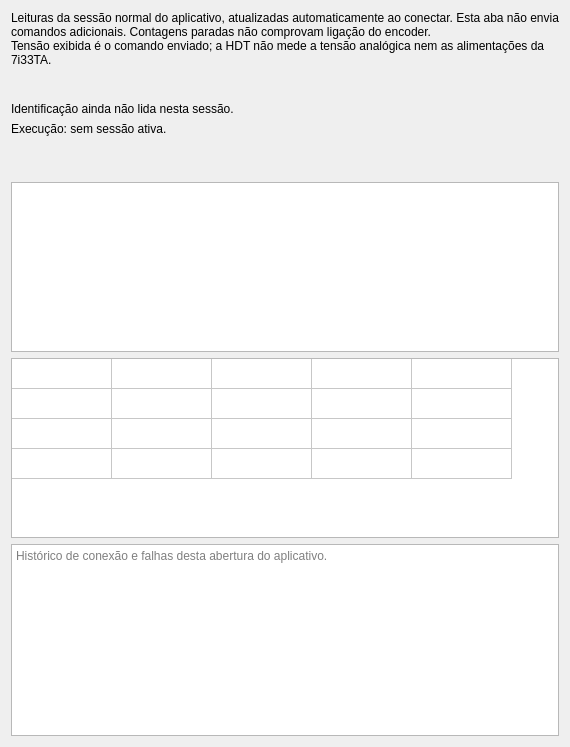
      <widget class="QWidget" name="hdtDiagnostics">
       <property name="sizePolicy">
        <sizepolicy hsizetype="Preferred" vsizetype="Preferred">
         <horstretch>0</horstretch>
         <verstretch>0</verstretch>
        </sizepolicy>
       </property>
       <property name="windowTitle">
        <string />
       </property>
       <layout class="QVBoxLayout" name="element19">
        <property name="spacing">
         <number>6</number>
        </property>
        <item>
         <widget class="QLabel" name="element20">
          <property name="sizePolicy">
           <sizepolicy hsizetype="Preferred" vsizetype="Preferred">
            <horstretch>0</horstretch>
            <verstretch>0</verstretch>
           </sizepolicy>
          </property>
          <property name="windowTitle">
           <string />
          </property>
          <property name="text">
           <string>Leituras da sessão normal do aplicativo, atualizadas automaticamente ao conectar. Esta aba não envia comandos adicionais. Contagens paradas não comprovam ligação do encoder.
Tensão exibida é o comando enviado; a HDT não mede a tensão analógica nem as alimentações da 7i33TA.</string>
          </property>
          <property name="alignment">
           <set>Qt::AlignLeading|Qt::AlignVCenter</set>
          </property>
          <property name="wordWrap">
           <bool>true</bool>
          </property>
         </widget>
        </item>
        <item>
         <widget class="QLabel" name="diagState">
          <property name="sizePolicy">
           <sizepolicy hsizetype="Preferred" vsizetype="Preferred">
            <horstretch>0</horstretch>
            <verstretch>0</verstretch>
           </sizepolicy>
          </property>
          <property name="windowTitle">
           <string />
          </property>
          <property name="styleSheet">
           <string notr="true">font-size:15pt; color:#d3a64e;</string>
          </property>
          <property name="text">
           <string />
          </property>
          <property name="alignment">
           <set>Qt::AlignLeading|Qt::AlignVCenter</set>
          </property>
          <property name="wordWrap">
           <bool>true</bool>
          </property>
         </widget>
        </item>
        <item>
         <widget class="QLabel" name="diagIdentity">
          <property name="sizePolicy">
           <sizepolicy hsizetype="Preferred" vsizetype="Preferred">
            <horstretch>0</horstretch>
            <verstretch>0</verstretch>
           </sizepolicy>
          </property>
          <property name="windowTitle">
           <string />
          </property>
          <property name="text">
           <string>Identificação ainda não lida nesta sessão.</string>
          </property>
          <property name="textFormat">
           <enum>Qt::PlainText</enum>
          </property>
          <property name="alignment">
           <set>Qt::AlignLeading|Qt::AlignVCenter</set>
          </property>
          <property name="wordWrap">
           <bool>true</bool>
          </property>
          <property name="textInteractionFlags">
           <set>Qt::TextSelectableByMouse</set>
          </property>
         </widget>
        </item>
        <item>
         <widget class="QLabel" name="diagRuntime">
          <property name="text">
           <string>Execução: sem sessão ativa.</string>
          </property>
          <property name="wordWrap">
           <bool>true</bool>
          </property>
          <property name="textFormat">
           <enum>Qt::PlainText</enum>
          </property>
         </widget>
        </item>
        <item>
         <widget class="QLabel" name="diagTiming">
          <property name="wordWrap">
           <bool>true</bool>
          </property>
          <property name="textFormat">
           <enum>Qt::PlainText</enum>
          </property>
          <property name="sizePolicy">
           <sizepolicy hsizetype="Preferred" vsizetype="Preferred">
            <horstretch>0</horstretch>
            <verstretch>0</verstretch>
           </sizepolicy>
          </property>
          <property name="windowTitle">
           <string />
          </property>
          <property name="text">
           <string />
          </property>
          <property name="alignment">
           <set>Qt::AlignLeading|Qt::AlignVCenter</set>
          </property>
         </widget>
        </item>
        <item>
         <widget class="QLabel" name="diagWatchdog">
          <property name="sizePolicy">
           <sizepolicy hsizetype="Preferred" vsizetype="Preferred">
            <horstretch>0</horstretch>
            <verstretch>0</verstretch>
           </sizepolicy>
          </property>
          <property name="windowTitle">
           <string />
          </property>
          <property name="text">
           <string />
          </property>
          <property name="alignment">
           <set>Qt::AlignLeading|Qt::AlignVCenter</set>
          </property>
         </widget>
        </item>
        <item>
         <widget class="QTableWidget" name="diagModules">
          <property name="sizePolicy">
           <sizepolicy hsizetype="Expanding" vsizetype="Expanding">
            <horstretch>0</horstretch>
            <verstretch>0</verstretch>
           </sizepolicy>
          </property>
          <property name="maximumSize">
           <size>
            <width>16777215</width>
            <height>170</height>
           </size>
          </property>
          <property name="windowTitle">
           <string />
          </property>
          <property name="editTriggers">
           <set>QAbstractItemView::NoEditTriggers</set>
          </property>
          <property name="selectionBehavior">
           <enum>QAbstractItemView::SelectRows</enum>
          </property>
          <property name="wordWrap">
           <bool>true</bool>
          </property>
          <property name="rowCount">
           <number>0</number>
          </property>
          <property name="columnCount">
           <number>5</number>
          </property>
          <attribute name="horizontalHeaderVisible">
           <bool>false</bool>
          </attribute>
          <attribute name="horizontalHeaderCascadingSectionResizes">
           <bool>false</bool>
          </attribute>
          <attribute name="horizontalHeaderMinimumSectionSize">
           <number>47</number>
          </attribute>
          <attribute name="horizontalHeaderDefaultSectionSize">
           <number>100</number>
          </attribute>
          <attribute name="horizontalHeaderHighlightSections">
           <bool>true</bool>
          </attribute>
          <attribute name="horizontalHeaderStretchLastSection">
           <bool>false</bool>
          </attribute>
          <attribute name="verticalHeaderVisible">
           <bool>false</bool>
          </attribute>
          <attribute name="verticalHeaderCascadingSectionResizes">
           <bool>false</bool>
          </attribute>
          <attribute name="verticalHeaderMinimumSectionSize">
           <number>21</number>
          </attribute>
          <attribute name="verticalHeaderDefaultSectionSize">
           <number>30</number>
          </attribute>
          <attribute name="verticalHeaderHighlightSections">
           <bool>true</bool>
          </attribute>
          <attribute name="verticalHeaderStretchLastSection">
           <bool>false</bool>
          </attribute>
          <column />
          <column />
          <column />
          <column />
          <column />
         </widget>
        </item>
        <item>
         <widget class="QTableWidget" name="diagEncoders">
          <property name="sizePolicy">
           <sizepolicy hsizetype="Expanding" vsizetype="Expanding">
            <horstretch>0</horstretch>
            <verstretch>0</verstretch>
           </sizepolicy>
          </property>
          <property name="maximumSize">
           <size>
            <width>16777215</width>
            <height>180</height>
           </size>
          </property>
          <property name="windowTitle">
           <string />
          </property>
          <property name="editTriggers">
           <set>QAbstractItemView::NoEditTriggers</set>
          </property>
          <property name="selectionBehavior">
           <enum>QAbstractItemView::SelectRows</enum>
          </property>
          <property name="wordWrap">
           <bool>true</bool>
          </property>
          <property name="rowCount">
           <number>4</number>
          </property>
          <property name="columnCount">
           <number>5</number>
          </property>
          <attribute name="horizontalHeaderVisible">
           <bool>false</bool>
          </attribute>
          <attribute name="horizontalHeaderCascadingSectionResizes">
           <bool>false</bool>
          </attribute>
          <attribute name="horizontalHeaderMinimumSectionSize">
           <number>47</number>
          </attribute>
          <attribute name="horizontalHeaderDefaultSectionSize">
           <number>100</number>
          </attribute>
          <attribute name="horizontalHeaderHighlightSections">
           <bool>true</bool>
          </attribute>
          <attribute name="horizontalHeaderStretchLastSection">
           <bool>false</bool>
          </attribute>
          <attribute name="verticalHeaderVisible">
           <bool>false</bool>
          </attribute>
          <attribute name="verticalHeaderCascadingSectionResizes">
           <bool>false</bool>
          </attribute>
          <attribute name="verticalHeaderMinimumSectionSize">
           <number>24</number>
          </attribute>
          <attribute name="verticalHeaderDefaultSectionSize">
           <number>30</number>
          </attribute>
          <attribute name="verticalHeaderHighlightSections">
           <bool>true</bool>
          </attribute>
          <attribute name="verticalHeaderStretchLastSection">
           <bool>false</bool>
          </attribute>
          <row />
          <row />
          <row />
          <row />
          <column />
          <column />
          <column />
          <column />
          <column />
         </widget>
        </item>
        <item>
         <widget class="QPlainTextEdit" name="diagLog">
          <property name="sizePolicy">
           <sizepolicy hsizetype="Expanding" vsizetype="Expanding">
            <horstretch>0</horstretch>
            <verstretch>0</verstretch>
           </sizepolicy>
          </property>
          <property name="windowTitle">
           <string />
          </property>
          <property name="readOnly">
           <bool>true</bool>
          </property>
          <property name="textInteractionFlags">
           <set>Qt::TextSelectableByMouse</set>
          </property>
          <property name="maximumBlockCount">
           <number>200</number>
          </property>
          <property name="placeholderText">
           <string>Histórico de conexão e falhas desta abertura do aplicativo.</string>
          </property>
         </widget>
        </item>
       </layout>
       <attribute name="title">
        <string>HDT • Diagnóstico</string>
       </attribute>
      </widget>
